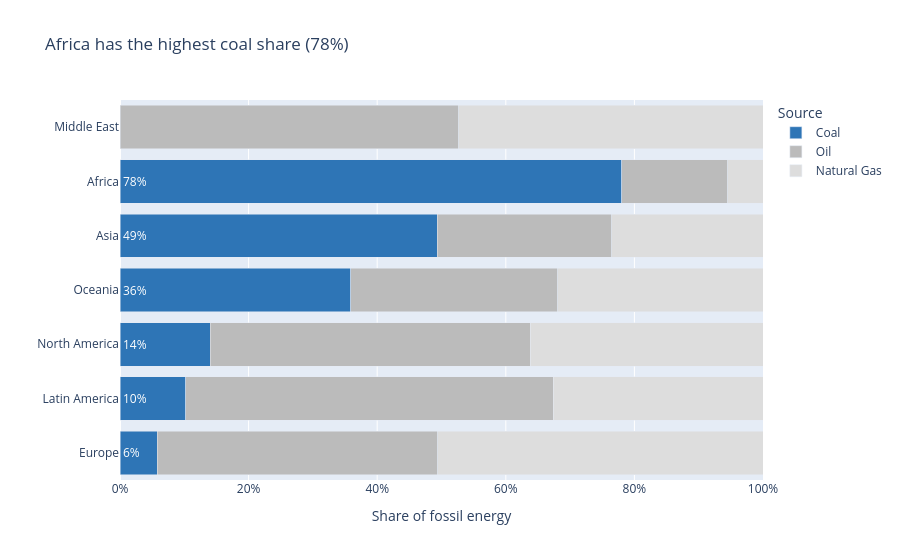

This figure's notebook cell:
### Markdown cell above
## Task 3 — 100% stacked bar: which region relies most on coal?

**What to build:** A horizontal 100% stacked bar chart showing, for each **Region**, how its fossil energy splits between Coal, Oil and Natural Gas. This is the **same data as your Task 1 treemap**, visualised a second way.

**Requirements:**
- Reuse `df_fossil` from Task 1; aggregate TWh by `Region` × `Source` and convert to **shares of each region's fossil total**
- Horizontal bars, regions **sorted by coal share** (highest at the top)
- Coal is the segment on the baseline (first in `category_orders`) and the **only coloured segment** — keep it the same colour as in Task 1; Oil and Natural Gas in two greys
- Percentage labels on the coal segments only
- Insight title naming the most coal-dependent region and its coal share

> 💡 `df.groupby('Region')['TWh'].transform('sum')` gives each row its region total

### Code cell
# Task 3
# YOUR CODE HERE

region_mix = df_fossil.groupby(
    ['Region', 'Source']
)['TWh'].sum().reset_index()

region_mix['Share'] = (
    region_mix['TWh'] /
    region_mix.groupby('Region')['TWh'].transform('sum')
)

coal_share = region_mix.loc[
    region_mix['Source'] == 'Coal'
].sort_values('Share', ascending=False)

region_order = coal_share['Region'].tolist()

top_region = coal_share.iloc[0]['Region']
top_share = coal_share.iloc[0]['Share']

region_mix['Label'] = np.where(
    region_mix['Source'] == 'Coal',
    region_mix['Share'].map('{:.0%}'.format),
    ''
)

colors = {
    'Coal': '#2E75B6',
    'Oil': '#BBBBBB',
    'Natural Gas': '#DDDDDD'
}

fig = px.bar(
    region_mix,
    x='Share',
    y='Region',
    color='Source',
    text='Label',
    orientation='h',
    color_discrete_map=colors,
    category_orders={
        'Region': region_order,
        'Source': ['Coal', 'Oil', 'Natural Gas']
    },
    title=f'{top_region} has the highest coal share ({top_share:.0%})'
)

fig.update_traces(
    textposition='inside',
    insidetextanchor='start'
)

fig.update_layout(
    barmode='stack',
    xaxis=dict(tickformat='.0%', range=[0, 1]),
    yaxis_title='',
    xaxis_title='Share of fossil energy'
)
fig.update_yaxes(
    categoryorder="array",
    categoryarray=region_order[::-1]
)
fig.show()

### Figure 1 — Plotly figure (JSON) as saved in the notebook; plotly's stock layout.template omitted (floating-point values rounded to 4 significant figures)
{"data": [{"hovertemplate": "Source=Coal<br>Share=%{x}<br>Region=%{y}<br>Label=%{text}<extra></extra>", "insidetextanchor": "start", "legendgroup": "Coal", "marker": {"color": "#2E75B6", "pattern": {"shape": ""}}, "name": "Coal", "orientation": "h", "showlegend": true, "text": ["78%", "49%", "6%", "10%", "14%", "36%"], "textposition": "inside", "type": "bar", "x": [0.7804, 0.4937, 0.05765, 0.1019, 0.1406, 0.3585], "xaxis": "x", "y": ["Africa", "Asia", "Europe", "Latin America", "North America", "Oceania"], "yaxis": "y"}, {"hovertemplate": "Source=Oil<br>Share=%{x}<br>Region=%{y}<br>Label=%{text}<extra></extra>", "insidetextanchor": "start", "legendgroup": "Oil", "marker": {"color": "#BBBBBB", "pattern": {"shape": ""}}, "name": "Oil", "orientation": "h", "showlegend": true, "text": ["", "", "", "", "", "", ""], "textposition": "inside", "type": "bar", "x": [0.1648, 0.2711, 0.4364, 0.5718, 0.5271, 0.4973, 0.3223], "xaxis": "x", "y": ["Africa", "Asia", "Europe", "Latin America", "Middle East", "North America", "Oceania"], "yaxis": "y"}, {"hovertemplate": "Source=Natural Gas<br>Share=%{x}<br>Region=%{y}<br>Label=%{text}<extra></extra>", "insidetextanchor": "start", "legendgroup": "Natural Gas", "marker": {"color": "#DDDDDD", "pattern": {"shape": ""}}, "name": "Natural Gas", "orientation": "h", "showlegend": true, "text": ["", "", "", "", "", "", ""], "textposition": "inside", "type": "bar", "x": [0.05476, 0.2352, 0.5059, 0.3264, 0.4729, 0.3621, 0.3192], "xaxis": "x", "y": ["Africa", "Asia", "Europe", "Latin America", "Middle East", "North America", "Oceania"], "yaxis": "y"}], "layout": {"barmode": "stack", "legend": {"title": {"text": "Source"}, "tracegroupgap": 0}, "title": {"text": "Africa has the highest coal share (78%)"}, "xaxis": {"anchor": "y", "domain": [0, 1], "range": [0, 1], "tickformat": ".0%", "title": {"text": "Share of fossil energy"}}, "yaxis": {"anchor": "x", "categoryarray": ["Europe", "Latin America", "North America", "Oceania", "Asia", "Africa"], "categoryorder": "array", "domain": [0, 1], "title": {"text": ""}}}}
